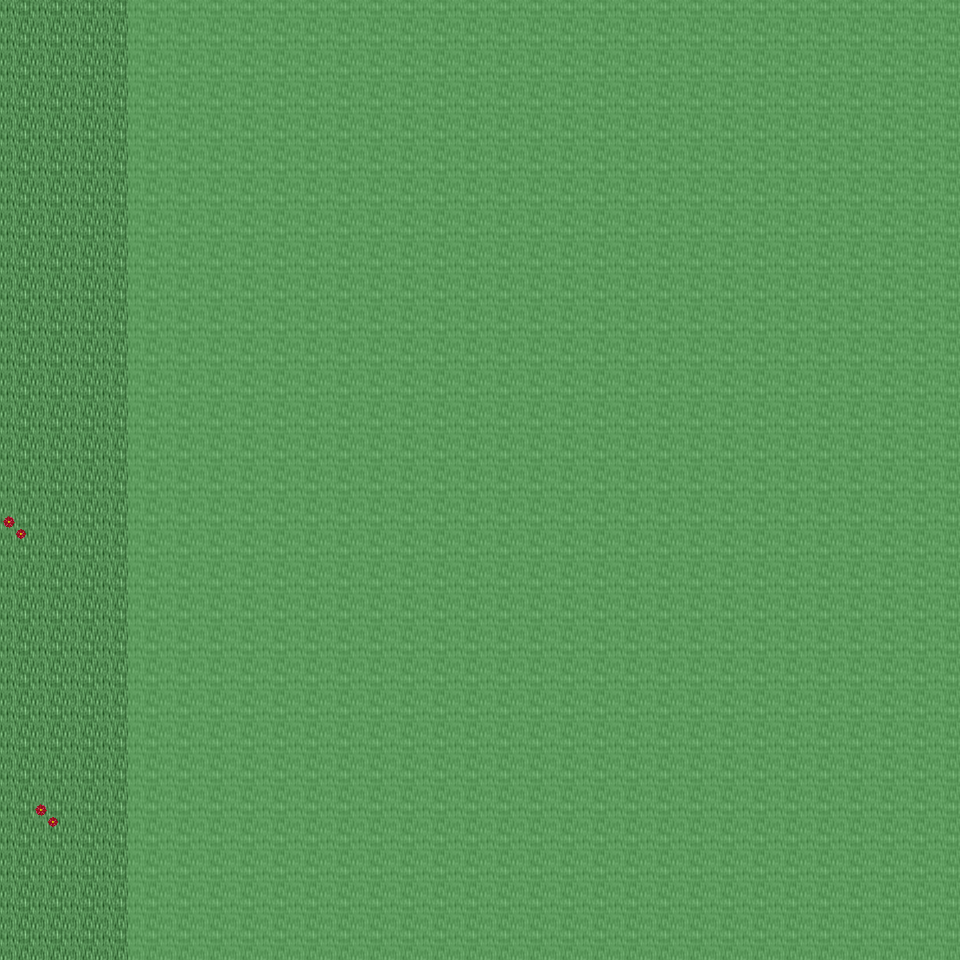

Rendered tile map (Tiled .tmx) drawn with the repository's tilesets; below, a short description and the map source with its tile grids summarised:
An orthogonal 30x30 tile map with 32x32 px tiles, 6 tile layers (Ground, Object, Object2, Above, ...), 30 tilesets and 2 objects (2x mapchange).

<map version="1.0" orientation="orthogonal" renderorder="right-down" width="30" height="30" tilewidth="32" tileheight="32" nextobjectid="3">
  <tileset firstgid="1" name="tileset_ground_ground" tilewidth="32" tileheight="32" tilecount="33" columns="3">
    <image source="../drawable/tileset_ground_ground.png" width="96" height="352" />
  </tileset>
  <tileset firstgid="34" name="tileset_ground_brown_paving" tilewidth="32" tileheight="32" tilecount="2" columns="2">
    <image source="../drawable/tileset_ground_brown_paving.png" width="64" height="32" />
  </tileset>
  <tileset firstgid="36" name="tileset_plant_leaves" tilewidth="32" tileheight="32" tilecount="8" columns="4">
    <image source="../drawable/tileset_plant_leaves.png" width="128" height="64" />
  </tileset>
  <tileset firstgid="44" name="tileset_plant_grasses" tilewidth="32" tileheight="32" tilecount="6" columns="3">
    <image source="../drawable/tileset_plant_grasses.png" width="96" height="64" />
  </tileset>
  <tileset firstgid="50" name="tileset_plant_flower_daisy_white" tilewidth="32" tileheight="32" tilecount="8" columns="2">
    <image source="../drawable/tileset_plant_flower_daisy_white.png" width="64" height="128" />
  </tileset>
  <tileset firstgid="58" name="tileset_ground_grass_edges" tilewidth="32" tileheight="32" tilecount="36" columns="12">
    <image source="../drawable/tileset_ground_grass_edges.png" width="384" height="96" />
  </tileset>
  <tileset firstgid="94" name="tileset_building_wall_wall_brown" tilewidth="32" tileheight="32" tilecount="12" columns="3">
    <image source="../drawable/tileset_building_wall_wall_brown.png" width="96" height="128" />
  </tileset>
  <tileset firstgid="106" name="tileset_ground_square_patch" tilewidth="32" tileheight="32" tilecount="9" columns="3">
    <image source="../drawable/tileset_ground_square_patch.png" width="96" height="96" />
  </tileset>
  <tileset firstgid="115" name="tileset_plant_flower_daisy_red" tilewidth="32" tileheight="32" tilecount="8" columns="2">
    <image source="../drawable/tileset_plant_flower_daisy_red.png" width="64" height="128" />
  </tileset>
  <tileset firstgid="123" name="tileset_plant_bush_bushes" tilewidth="32" tileheight="32" tilecount="10" columns="5">
    <image source="../drawable/tileset_plant_bush_bushes.png" width="160" height="64" />
  </tileset>
  <tileset firstgid="133" name="tileset_building_fence_fence_chunky" tilewidth="32" tileheight="32" tilecount="21" columns="3">
    <image source="../drawable/tileset_building_fence_fence_chunky.png" width="96" height="224" />
  </tileset>
  <tileset firstgid="154" name="tileset_plant_tree_tree_darkgreen" tilewidth="32" tileheight="32" tilecount="88" columns="8">
    <image source="../drawable/tileset_plant_tree_tree_darkgreen.png" width="256" height="352" />
  </tileset>
  <tileset firstgid="242" name="tileset_ground_rock_pebbles" tilewidth="32" tileheight="32" tilecount="3" columns="1">
    <image source="../drawable/tileset_ground_rock_pebbles.png" width="32" height="96" />
  </tileset>
  <tileset firstgid="245" name="tileset_building_door_door_n" tilewidth="32" tileheight="32" tilecount="6" columns="3">
    <image source="../drawable/tileset_building_door_door_n.png" width="96" height="64" />
  </tileset>
  <tileset firstgid="251" name="tileset_item_postbox_2" tilewidth="32" tileheight="32" tilecount="2" columns="1">
    <image source="../drawable/tileset_item_postbox_2.png" width="32" height="64" />
  </tileset>
  <tileset firstgid="253" name="tileset_building_decoration_banner" tilewidth="32" tileheight="32" tilecount="12" columns="1">
    <image source="../drawable/tileset_building_decoration_banner.png" width="32" height="384" />
  </tileset>
  <tileset firstgid="265" name="tileset_building_door_closed" tilewidth="32" tileheight="32" tilecount="1" columns="1">
    <image source="../drawable/tileset_building_door_closed.png" width="32" height="32" />
  </tileset>
  <tileset firstgid="266" name="tileset_building_window_window_right" tilewidth="32" tileheight="32" tilecount="2" columns="2">
    <image source="../drawable/tileset_building_window_window_right.png" width="64" height="32" />
  </tileset>
  <tileset firstgid="268" name="tileset_item_pot_barrel" tilewidth="32" tileheight="32" tilecount="2" columns="1">
    <image source="../drawable/tileset_item_pot_barrel.png" width="32" height="64" />
  </tileset>
  <tileset firstgid="270" name="tileset_building_window_window_long" tilewidth="32" tileheight="32" tilecount="3" columns="3">
    <image source="../drawable/tileset_building_window_window_long.png" width="96" height="32" />
  </tileset>
  <tileset firstgid="273" name="tileset_building_window_window_left" tilewidth="32" tileheight="32" tilecount="2" columns="2">
    <image source="../drawable/tileset_building_window_window_left.png" width="64" height="32" />
  </tileset>
  <tileset firstgid="275" name="tileset_building_roof_blue" tilewidth="32" tileheight="32" tilecount="20" columns="5">
    <image source="../drawable/tileset_building_roof_blue.png" width="160" height="128" />
  </tileset>
  <tileset firstgid="295" name="tileset_building_roof_red" tilewidth="32" tileheight="32" tilecount="20" columns="5">
    <image source="../drawable/tileset_building_roof_red.png" width="160" height="128" />
  </tileset>
  <tileset firstgid="315" name="tileset_building_wall_bricked_edges" tilewidth="32" tileheight="32" tilecount="25" columns="5">
    <image source="../drawable/tileset_building_wall_bricked_edges.png" width="160" height="160" />
  </tileset>
  <tileset firstgid="340" name="tileset_building_wall_earthen_3" tilewidth="32" tileheight="32" tilecount="28" columns="4">
    <image source="../drawable/tileset_building_wall_earthen_3.png" width="128" height="224" />
  </tileset>
  <tileset firstgid="368" name="tileset_building_decoration_chimney" tilewidth="32" tileheight="32" tilecount="2" columns="1">
    <image source="../drawable/tileset_building_decoration_chimney.png" width="32" height="64" />
  </tileset>
  <tileset firstgid="370" name="tileset_logic_collision" tilewidth="32" tileheight="32" tilecount="1" columns="1">
    <image source="../drawable/tileset_logic_collision.png" width="32" height="32" />
  </tileset>
  <tileset firstgid="371" name="tileset_building_decoration_mill_sail" tilewidth="32" tileheight="32" tilecount="4" columns="2">
    <image source="../drawable/tileset_building_decoration_mill_sail.png" width="64" height="64" />
  </tileset>
  <tileset firstgid="375" name="tileset_ground_green_paving" tilewidth="32" tileheight="32" tilecount="18" columns="3">
    <image source="../drawable/tileset_ground_green_paving.png" width="96" height="192" />
  </tileset>
  <tileset firstgid="393" name="tileset_furniture_light_small_oil_lamp" tilewidth="32" tileheight="32" tilecount="8" columns="2">
    <image source="../drawable/tileset_furniture_light_small_oil_lamp.png" width="64" height="128" />
  </tileset>
  <layer name="Ground" width="30" height="30">
    <data>[900 cells, 900 non-empty, 1 distinct tile ids]</data>
  </layer>
  <layer name="Object" width="30" height="30">
    <data>[900 cells, 9 non-empty, 5 distinct tile ids]</data>
  </layer>
  <layer name="Object2" width="30" height="30">
    <data>[900 cells, 27 non-empty, 6 distinct tile ids]</data>
  </layer>
  <layer name="Above" width="30" height="30">
    <data>[900 cells, 60 non-empty, 41 distinct tile ids]</data>
  </layer>
  <layer name="Above2" width="30" height="30">
    <data>[900 cells, 36 non-empty, 11 distinct tile ids]</data>
  </layer>
  <layer name="Walkable" width="30" height="30">
    <data>[900 cells, 780 non-empty, 1 distinct tile ids]</data>
  </layer>
  <objectgroup name="MapEvents">
    <!-- 2 objects omitted --></objectgroup>
</map>
<!-- 2 of 2 objects omitted -->
